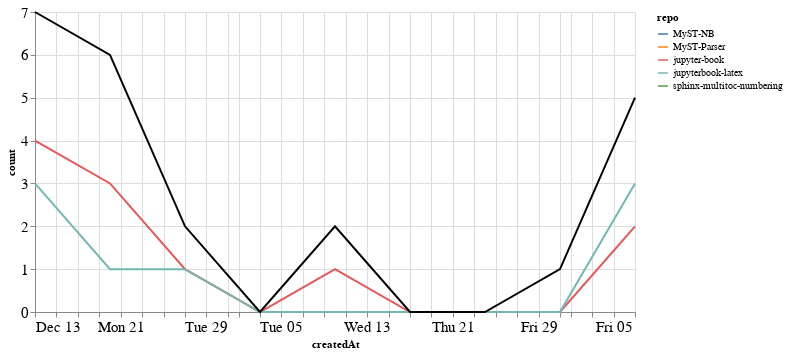

Notebook code cell kept with this figure:
### Markdown cell above
### Comments

### Code cell
comments_time = comments.groupby('repo').resample('W', on='createdAt').count()['author'].reset_index()
comments_time = comments_time.rename(columns={'author': 'count'})
comments_time_total = comments_time.groupby('createdAt').agg({"count": "sum"}).reset_index()
ch1 = alt.Chart(comments_time, width=600).mark_line().encode(
    x='createdAt',
    y='count',
    color='repo',
    tooltip="repo"
)

ch2 = alt.Chart(comments_time_total, width=600).mark_line(color="black").encode(
    x='createdAt',
    y='count',
)

ch1 + ch2

### Figure 1 — Vega-Lite specification as saved in the notebook (floating-point values rounded to 4 significant figures)
{"config": {"axisLeft": {"labelFontSize": 15}, "axisBottom": {"labelFontSize": 15}}, "layer": [{"data": {"name": "data-81587313ad92e768e767b928a5b2c6ee"}, "mark": "line", "encoding": {"color": {"type": "nominal", "field": "repo"}, "tooltip": {"type": "nominal", "field": "repo"}, "x": {"type": "temporal", "field": "createdAt"}, "y": {"type": "quantitative", "field": "count"}}, "width": 600}, {"data": {"name": "data-7d919daf113f96a5ab3441d4c35fa48b"}, "mark": {"type": "line", "color": "black"}, "encoding": {"x": {"type": "temporal", "field": "createdAt"}, "y": {"type": "quantitative", "field": "count"}}, "width": 600}], "$schema": "https://vega.github.io/schema/vega-lite/v4.8.1.json", "datasets": {"data-81587313ad92e768e767b928a5b2c6ee": [{"repo": "MyST-NB", "createdAt": "2021-01-31T00:00:00", "count": 1}, {"repo": "MyST-Parser", "createdAt": "2020-12-20T00:00:00", "count": 2}, {"repo": "jupyter-book", "createdAt": "2020-12-13T00:00:00", "count": 4}, {"repo": "jupyter-book", "createdAt": "2020-12-20T00:00:00", "count": 3}, {"repo": "jupyter-book", "createdAt": "2020-12-27T00:00:00", "count": 1}, {"repo": "jupyter-book", "createdAt": "2021-01-03T00:00:00", "count": 0}, {"repo": "jupyter-book", "createdAt": "2021-01-10T00:00:00", "count": 1}, {"repo": "jupyter-book", "createdAt": "2021-01-17T00:00:00", "count": 0}, {"repo": "jupyter-book", "createdAt": "2021-01-24T00:00:00", "count": 0}, {"repo": "jupyter-book", "createdAt": "2021-01-31T00:00:00", "count": 0}, {"repo": "jupyter-book", "createdAt": "2021-02-07T00:00:00", "count": 2}, {"repo": "jupyterbook-latex", "createdAt": "2020-12-13T00:00:00", "count": 3}, {"repo": "jupyterbook-latex", "createdAt": "2020-12-20T00:00:00", "count": 1}, {"repo": "jupyterbook-latex", "createdAt": "2020-12-27T00:00:00", "count": 1}, {"repo": "jupyterbook-latex", "createdAt": "2021-01-03T00:00:00", "count": 0}, {"repo": "jupyterbook-latex", "createdAt": "2021-01-10T00:00:00", "count": 0}, {"repo": "jupyterbook-latex", "createdAt": "2021-01-17T00:00:00", "count": 0}, {"repo": "jupyterbook-latex", "createdAt": "2021-01-24T00:00:00", "count": 0}, {"repo": "jupyterbook-latex", "createdAt": "2021-01-31T00:00:00", "count": 0}, {"repo": "jupyterbook-latex", "createdAt": "2021-02-07T00:00:00", "count": 3}, {"repo": "sphinx-multitoc-numbering", "createdAt": "2021-01-10T00:00:00", "count": 1}], "data-7d919daf113f96a5ab3441d4c35fa48b": [{"createdAt": "2020-12-13T00:00:00", "count": 7}, {"createdAt": "2020-12-20T00:00:00", "count": 6}, {"createdAt": "2020-12-27T00:00:00", "count": 2}, {"createdAt": "2021-01-03T00:00:00", "count": 0}, {"createdAt": "2021-01-10T00:00:00", "count": 2}, {"createdAt": "2021-01-17T00:00:00", "count": 0}, {"createdAt": "2021-01-24T00:00:00", "count": 0}, {"createdAt": "2021-01-31T00:00:00", "count": 1}, {"createdAt": "2021-02-07T00:00:00", "count": 5}]}}
